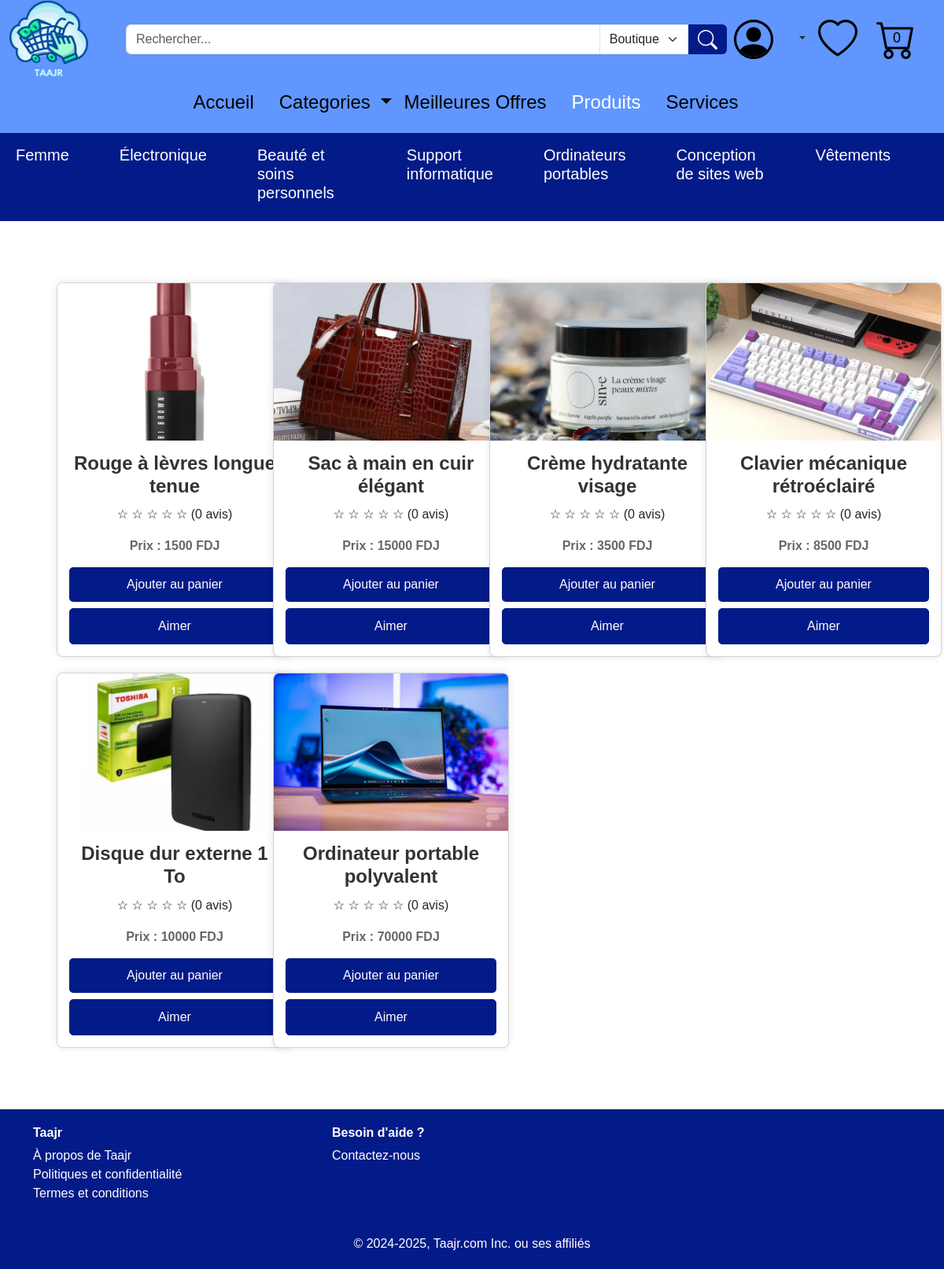
The app's page /Produits with its own data.
### tables this page shows
CREATE TABLE "categorie" (
    ID_cat INTEGER PRIMARY KEY AUTOINCREMENT,
    nom_cat CHAR(50)
, description CHAR(255), image CHAR(100));

CREATE TABLE "offre" (
    ID_off INTEGER PRIMARY KEY AUTOINCREMENT,
    libelle_off CHAR(50),
    description_off CHAR(50),
    quantite_en_stock INTEGER,
    prix_off INTEGER,
    date_off DATE DEFAULT (date('now', 'localtime')),
    type_off CHAR(50),
    ID_uti INTEGER, image_off CHAR(50),
    FOREIGN KEY (ID_uti) REFERENCES "utilisateur"(ID_uti)
);

### app.py (the view)
@app.route('/Produits')
def Produits():
    products = db.execute("""
        SELECT offre.*,
               COUNT(avis.ID_avis) AS reviews_count,
               COALESCE(AVG(avis.Etoiles), 0) AS avg_stars
        FROM offre
        LEFT JOIN avis ON offre.ID_off = avis.ID_off
        WHERE type_off = 'Produit'
        GROUP BY offre.ID_off
    """)
    cart_ids = []
    if ('user_id' in session):
        cart_items = db.execute("SELECT ID_off FROM panier WHERE ID_uti = ?", session['user_id'])
        cart_ids = [item['ID_off'] for item in cart_items]
    return render_template('Produits.html', products=products, cart_ids=cart_ids)

### app.py (called while the page is built)
@app.context_processor
def inject_user_id():
    return dict(user_id=session.get('user_id'))

@app.context_processor
def inject_user_info():
    user_id = session.get('user_id')
    if user_id:
        user = db.execute("SELECT nom_uti, prenom_uti, email_uti, telephone, date_naissance, genre, type_uti FROM utilisateur WHERE ID_uti = ?", user_id)
        if user:
            return dict(user_name=f"{user[0]['prenom_uti']} {user[0]['nom_uti']}")
    return dict(user_name=None)

@app.context_processor
def inject_categories():
    categories = db.execute("SELECT ID_cat, nom_cat FROM categorie")
    return dict(categories=categories)

@app.context_processor
def inject_favoris_ids():
    user_id = session.get('user_id')
    if user_id:
        favoris = db.execute("SELECT ID_off FROM likes WHERE ID_uti = ?", user_id)
        favoris_ids = [item['ID_off'] for item in favoris]
        return dict(favoris_ids=favoris_ids)
    return dict(favoris_ids=[])

@app.context_processor
def inject_cart_ids():
    if 'user_id' in session:
        cart_items = db.execute("SELECT ID_off FROM panier WHERE ID_uti = ?", session['user_id'])
        cart_ids = [item['ID_off'] for item in cart_items]
        cart_ids = [item['ID_off'] for item in cart_items]
    else:
        cart_ids = []
    return dict(cart_ids=cart_ids)

@app.context_processor
def inject_top_categories():
    top_categories = db.execute("""
        SELECT categorie.ID_cat, categorie.nom_cat, COUNT(offre.ID_off) AS offer_count
        FROM categorie
        JOIN appartenir ON categorie.ID_cat = appartenir.ID_cat
        JOIN offre ON appartenir.ID_off = offre.ID_off
        GROUP BY categorie.ID_cat
        ORDER BY offer_count DESC
        LIMIT 7
    """)
    return dict(top_categories=top_categories)

### templates/Produits.html (shortened to what this page needs)
{% extends "layout.html" %}
{% block content %}
    <div class="product-container">
        <div class="row">
            {% for product in products %}
            <div class="col-md-3">
                <a href="{{ url_for('offre_details', offre_id=product.ID_off) }}">
                    <div class="card product-card">
                        <div class="card-img-top">
                            <img src="/static/{{ product.image_off}}" alt="Image de Produit" class="card-img-top">
                        </div>
                        <div class="card-body">
                            <h5 class="card-title">{{ product.libelle_off }}</h5>
                            <p class="rating">
                                {% for i in range(1,6) %}
                                    {% if product.avg_stars >= i %}
                                        ⭐
                                    {% elif product.avg_stars >= i - 0.5 %}
                                        ☆
                                    {% else %}
                                        ☆
                                    {% endif %}
                                {% endfor %}
                                ({{ product.reviews_count }} avis)
                            </p>
                            <p class="card-text fw-bold">Prix : {{ product.prix_off }}  FDJ</p>
                            {% if product.ID_off in cart_ids %}
                                <button class="btn btn-secondary" disabled>Dans le panier</button>
                            {% else %}
                                <form method="POST" action="{{ url_for('Ajouter_au_panier') }}">
                                    <button type="submit" class="btn btn-primary">Ajouter au panier</button>
                                </form>
                            {% endif %}
                            {% if product.ID_off in favoris_ids %}
                                <form method="POST" action="{{ url_for('unlike_offer') }}">
                                    <input type="hidden" name="offer_id" value="{{ product.ID_off }}">
                                    <button type="submit" class="btn btn-danger mt-2">Retirer des favoris</button>
                                </form>
                            {% else %}
                                <form method="POST" action="{{ url_for('like_offer') }}">
                                    <button type="submit" class="btn btn-outline-primary mt-2">Aimer</button>
                                </form>
                            {% endif %}
                        </div>
                    </div>
                </a>
            </div>
            {% endfor %}
        </div>
    </div>
{% endblock %}

### templates/layout.html (shortened to what this page needs)
<!DOCTYPE html>
<html lang="fr">
<head>
  <link href="/static/bootstrap-5.3.3-dist/css/bootstrap.min.css" rel="stylesheet">
  <link rel="stylesheet" href="/static/style.css">
  <link rel="stylesheet" href="{{ url_for('static', filename='style.css') }}">
</head>
<body>
    <header>
        <div style="background-color: #6096FD;">
            <div class="container-fluid d-flex align-items-center">
              <a href="/"><img src="/static/Images/Taajr(1).png" width="100px" class="me-5"></a>
              <form action="{{ url_for('search') }}" method="GET" class="d-flex justify-content-center my-3" style="width: 65%;">
                <div class="input-group">
                    <input type="text" name="query" class="form-control" placeholder="Rechercher..." required>
                    <select name="category" class="form-select" style="max-width: 15%;">
                        <option value="boutique">Boutiques</option>
                    </select>
                    <button type="submit" class="btn btn-primary"  style="background-color: #031B88; border-color: #031B88;">
                        <img src="/static/Images/search.svg" width="25px" height="25px">
                    </button>
                </div>
              </form>
              <div class="d-flex align-items-center ms-auto">
                  <div class="dropdown">
                      <div class="dropdown-toggle" id="userDropdown" role="button" data-bs-toggle="dropdown" aria-expanded="false">
                          <img src="/static/Images/Maquette Taajr/person-circle.svg" width="50px" class="me-4">
                      </div>
                  </div>
                  <a href="/Favoris" class="ms-3">
                    <img src="/static/Images/Maquette Taajr/heart.svg" width="50px" class="me-4">
                  </a>
                  <a href="{{ url_for('Panier') }}" class="cart-icon">
                      <img src="/static/Images/Maquette Taajr/cart.svg" width="50px" class="me-4">
                      <span class="cart-count">{{ cart_ids|length }}</span>
                  </a>
              </div>
            </div>
        </div>
        <nav class="navbar navbar-expand-lg navbar-dark" style="background-color: #6096FD;">
            <div class="container">
                <div class="collapse navbar-collapse justify-content-center" id="navbarNav">
                    <h4>
                        <ul class="navbar-nav ms-auto">
                            <li class="nav-item me-3">
                                <a class="nav-link {% if request.path == '/' %}text-white{% else %}text-black{% endif %}" href="/">Accueil</a>
                            </li>
                            <li class="nav-item dropdown">
                                <a class="nav-link dropdown-toggle  {% if request.path == '/Categories' %}text-white{% else %}text-black{% endif %}" href="#" id="categoriesDropdown" role="button" data-bs-toggle="dropdown" aria-expanded="false">
                                    Categories
                                </a>
                            </li>
                            <li class="nav-item me-3">
                                <a class="nav-link {% if request.path == '/meilleure_offre' %}text-white{% else %}text-black{% endif %}" href="/meilleure_offre">Meilleures Offres</a>
                            </li>
                            <li class="nav-item me-3">
                                <a class="nav-link {% if request.path == '/Produits' %}text-white{% else %}text-black{% endif %}" href="/Produits">Produits</a>
                            </li>
                            <li class="nav-item me-3">
                                <a class="nav-link {% if request.path == '/Services' %}text-white{% else %}text-black{% endif %}" href="/Services">Services</a>
                            </li>
                        </ul>
                    </h4>
                </div>
            </div>
        </nav>
            <nav class="navbar navbar-expand-lg navbar-light" style="background-color: #031B88;">
                <div class="container-fluid">
                    <div class="collapse navbar-collapse justify-content-center" id="subNavbarNav">
                        <h5>
                            <ul class="navbar-nav mx-auto">
                                {% for category in top_categories %}
                                <li class="nav-item me-5">
                                  <a class="nav-link text-white" href="{{ url_for('category_offers', category_id=category.ID_cat) }}">{{ category.nom_cat }}</a>
                                </li>
                                {% endfor %}
                            </ul>
                        </h5>
                    </div>
                </div>
            </nav>
    </header>
    <main>
        <div class="container my-5">
            {% block content %}
            {% endblock %}
        </div>
    </main>
    <footer class="footer text-white" style="background-color: #031B88;">
        <div class="container">
          <div class="row">
            <div class="col-md-4">
              <h6 class="fw-bold">Taajr</h6>
              <ul class="list-unstyled">
                <li><a href="/a_propos" class="text-white text-decoration-none">À propos de Taajr</a></li>
                <li><a href="/politique" class="text-white text-decoration-none">Politiques et confidentialité</a></li>
                <li><a href="/termes" class="text-white text-decoration-none">Termes et conditions</a></li>
              </ul>
            </div>
            <div class="col-md-4">
              <h6 class="fw-bold">Besoin d'aide ?</h6>
              <ul class="list-unstyled">
                <li><a href="/Contactez-nous" class="text-white text-decoration-none">Contactez-nous</a></li>
              </ul>
            </div>
          </div>
          <div class="text-center mt-4">
            <p class="mb-0">© 2024-2025, Taajr.com Inc. ou ses affiliés</p>
          </div>
        </div>
      </footer>
</body>
</html>

### static/style.css (style rules this page uses)
a { text-decoration: none; }
.product-container { flex-wrap: wrap; gap: 20px; justify-content: space-around; padding: 20px; }
.product-card { width: 300px; border-radius: 8px; overflow: hidden; box-shadow: 0 0 10px rgba(0, 0, 0, 0.1); margin: 10px; transition: transform 0.3s ease, box-shadow 0.3s ease; }
.product-card .card-img-top { width: 100%; height: 200px; background-color: #f4f4f4; display: flex; justify-content: center; align-items: center; color: #aaa; font-size: 1.2rem; text-align: center; }
.product-card .card-body { text-align: center; padding: 15px; }
.product-card h5 { font-size: 1.5rem; color: #333; margin-bottom: 10px; }
.product-card .card-text { font-size: 1rem; margin-bottom: 15px; color: #666; }
.product-card .btn { background-color: #031B88; border-color: #031B88; color: white; width: 100%; padding: 10px; border-radius: 5px; transition: background-color 0.3s ease; }
.card-img-top { width: 100%; height: 200px; object-fit: cover; }
.card-title { font-size: 1.25rem; font-weight: bold; }
.card-text { font-size: 0.9rem; color: #555; }
.btn-primary { background-color: #007bff; border: none; }

### templates/layout.html (style rules this page uses)
body { display: flex; flex-direction: column; min-height: 100vh; font-family: 'Arial', sans-serif; }
main { flex: 1; }
.product-card img { height: 300px; object-fit: cover; }
.footer { background-color: #6096FD; color: white; padding: 20px 0; margin-top: auto; }
.cart-icon { position: relative; display: inline-block; }
.cart-count { position: absolute; top: 50%; left: 50%; transform: translate(-100%, -55%); color: black; border-radius: 50%; padding: 2px 6px; font-size: 18px; }

### records on screen
categorie: nom_cat "Femme"
categorie: nom_cat "Électronique"
categorie: nom_cat "Beauté et soins personnels"
categorie: nom_cat "Support informatique"
categorie: nom_cat "Ordinateurs portables"
categorie: nom_cat "Conception de sites web"
categorie: nom_cat "Vêtements"
offre: image_off (picture), libelle_off "Rouge à lèvres longue tenue", reviews_count "0", prix_off "1500"
offre: image_off (picture), libelle_off "Sac à main en cuir élégant", reviews_count "0", prix_off "15000"
offre: image_off (picture), libelle_off "Crème hydratante visage", reviews_count "0", prix_off "3500"
offre: image_off (picture), libelle_off "Clavier mécanique rétroéclairé", reviews_count "0", prix_off "8500"
offre: image_off (picture), libelle_off "Disque dur externe 1 To", reviews_count "0", prix_off "10000"
offre: image_off (picture), libelle_off "Ordinateur portable polyvalent", reviews_count "0", prix_off "70000"

### other values on screen
{{ cart_ids|length }} "0"
